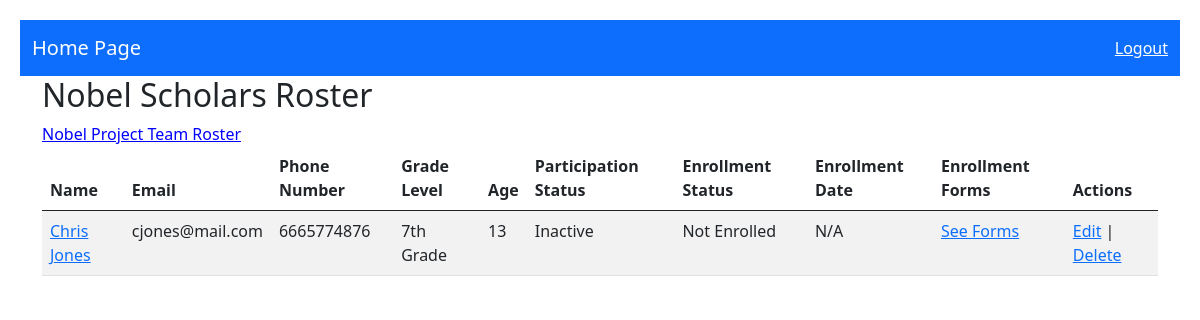
Page /dashboard (signed in) on the committed database.
### enroll_app/models.py (models this page shows)
class Participant(models.Model):
    NOT_ENROLLED = "not_enrolled"
    PENDING = "pending"
    ENROLLED = "enrolled"
    ENROLLMENT_STATUS = (
        (NOT_ENROLLED, "Not Enrolled"),
        (PENDING, "Enrollment Pending"),
        (ENROLLED, "Enrolled")
    )
    INACTIVE = "inactive"
    ACTIVE = "active"
    PARTICIPATION_STATUS = (
        (INACTIVE, "Inactive"),
        (ACTIVE, "Active")
    )
    first_name = models.CharField(max_length = 60)
    last_name = models.CharField(max_length = 60)
    email = models.CharField(max_length = 255)
    phone = models.IntegerField()
    address = models.CharField(max_length = 255)
    city = models.CharField(max_length = 255)
    state = models.CharField(max_length = 2)
    zip_code = models.CharField(max_length = 5)
    enrollment = models.CharField(max_length = 20, choices = ENROLLMENT_STATUS, default = NOT_ENROLLED)
    participation = models.CharField(max_length = 8, choices = PARTICIPATION_STATUS, default = INACTIVE)
    enroll_date = models.DateTimeField(null = True, blank = True)
    created_at = models.DateTimeField(auto_now_add = True)
    updated_at = models.DateTimeField(auto_now = True)
    objects = ParticipantManager()

### survey_app/models.py (models this page shows)
class DemographicsSurvey(models.Model):
    subject = models.ForeignKey(Participant, related_name = "targets", on_delete = models.CASCADE)
    race = models.CharField(max_length = 50)
    gender = models.CharField(max_length = 50)
    grade_level = models.CharField(max_length = 5)
    household = models.CharField(max_length = 100)
    age = models.PositiveSmallIntegerField()
    school = models.CharField(max_length = 250)
    created_at = models.DateTimeField(auto_now_add = True)
    updated_at = models.DateTimeField(auto_now = True)
    objects = DemographicsManager()

### enroll_app/views.py (the view)
# urls.py: path('dashboard', views.dashboard),
def dashboard(request):
    context = {
        "participants": Participant.objects.all(),
        "admin": User.objects.first()
    }
    if not 'user_id' in request.session:
        messages.error(request, "Please log in to access this page")
        return redirect("/login/signin")
    return render(request, "dashboard.html", context)

### enroll_app/templates/dashboard.html (shortened to what this page needs)
<!DOCTYPE html>
{% load static %}
<link rel="stylesheet" type="text/css" href="{% static 'enroll_app/css/bootstrap.css' %}">
<link href="{% static 'vendor/bootstrap/css/bootstrap.min.css' %}" rel="stylesheet">
<link rel="stylesheet" type="text/css" href="{% static 'css/style.css' %}">
<html lang="en">
<head>
</head>
<body>
    <nav class="navbar navbar-light bg-primary">
        <div class="container-fluid">
            <a class="navbar-brand" href="/">Home Page</a>
            <a id="rightlink" href="/login/logout">Logout</a>
        </div>
    </nav>
    <div class="container">
        <h2>Nobel Scholars Roster</h2>
        {% if request.session.user_id == admin.id %}
            <a href="/login/teamroster" style="color: blue;">Nobel Project Team Roster</a>
        {% endif %}
        <table class="table table-striped">
            <thead>
                <th scope="col">Name</th>
                <th scope="col">Email</th>
                <th scope="col">Phone Number</th>
                <th scope="col">Grade Level</th>
                <th scope="col">Age</th>
                <th scope="col">Participation Status</th>
                <th scope="col">Enrollment Status</th>
                <th scope="col">Enrollment Date</th>
                <th scope="col">Enrollment Forms</th>
                <th scope="col">Actions</th>
            </thead>
            <tbody>
                {% for participant in participants %}
                <tr>
                    <td><a href="/participant/{{participant.id}}/profile">{{participant.first_name}} {{participant.last_name}}</a></td>
                    <td>{{participant.email}}</td>
                    <td>{{participant.phone}}</td>
                    {% for demo in participant.targets.all %}
                        <td>{{demo.grade_level}}</td>
                        <td>{{demo.age}}</td>
                    {% endfor %}
                    <td>{{participant.get_participation_display}}</td>
                    <td>{{participant.get_enrollment_display}}</td>
                    {% if participant.enroll_date == NULL %}
                        <td>N/A</td>
                    {% else %}
                        <td>{{participant.enroll_date}}</td>
                    {% endif %}
                    {% if participant.enroll_date != NULL and participant.enrollment == "enrolled" %}
                        <td>Forms Processed</td>
                    {% elif participant.enroll_date != NULL and participant.enrollment == "not_enrolled" %}
                        <td>Opted Out</td>
                    {% else %}
                        <td><a href="/{{participant.id}}/responses">See Forms</a></td>
                    {% endif %}
                    <td><a href="/participant/{{participant.id}}/edit">Edit</a>  |  <a href="/participant/{{participant.id}}/delete">Delete</a></td>
                </tr>
                {% endfor %}
            </tbody>
        </table><br>
    </div>
</body>
</html>

### enroll_app/static/css/style.css (style rules this page uses)
body { margin: 0; padding: 20px; }
.navbar-light .navbar-brand { color: white; }
a#rightlink { justify-content: space-between; color: white; }

### rows in the picture
Participant: first_name "Chris", last_name "Jones", email "cjones@mail.com", phone "6665774876", participation "Inactive", enrollment "Not Enrolled", shows "N/A"
DemographicsSurvey: grade_level "7th Grade", age "13"
